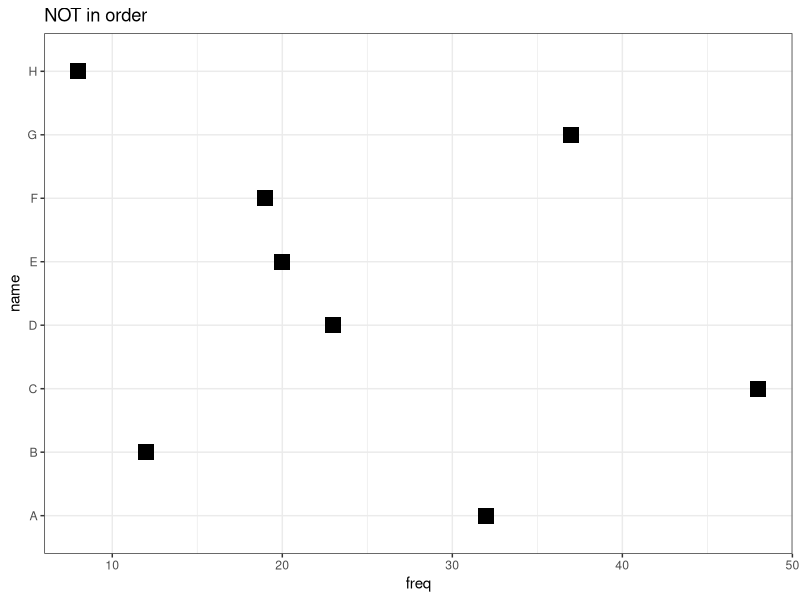
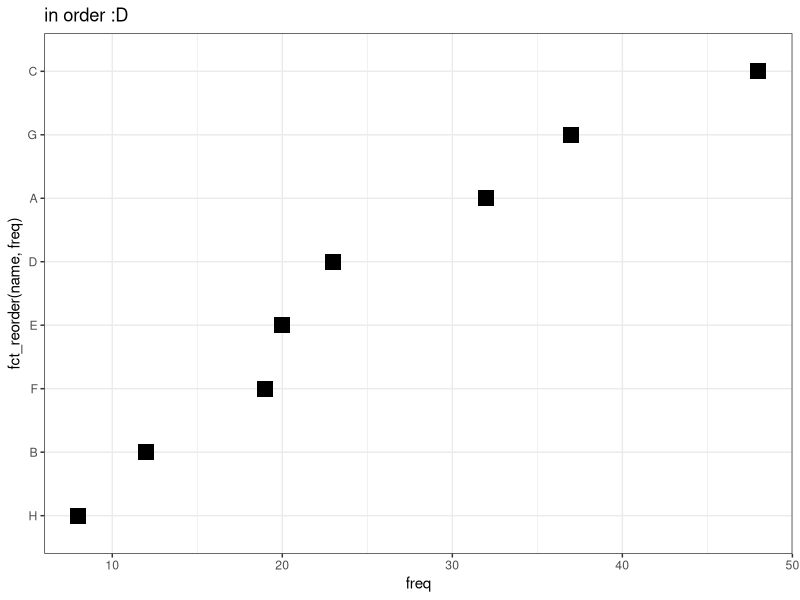
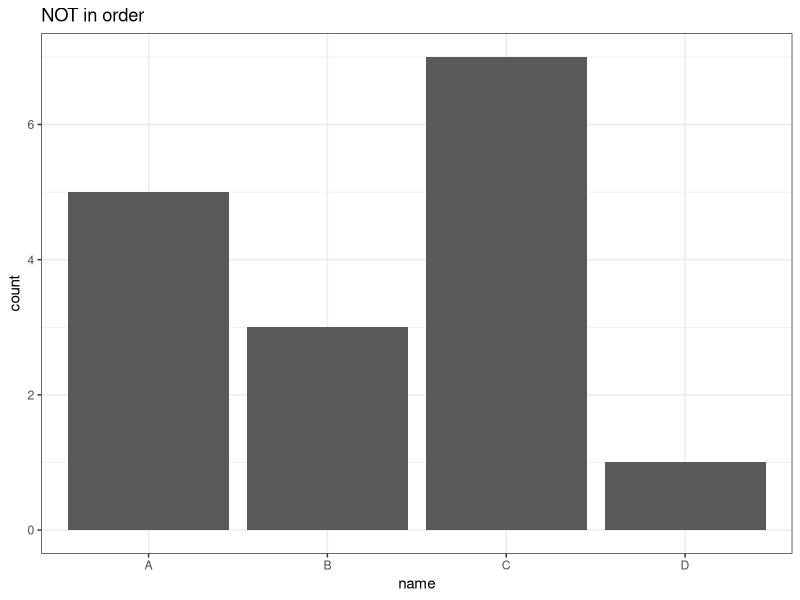
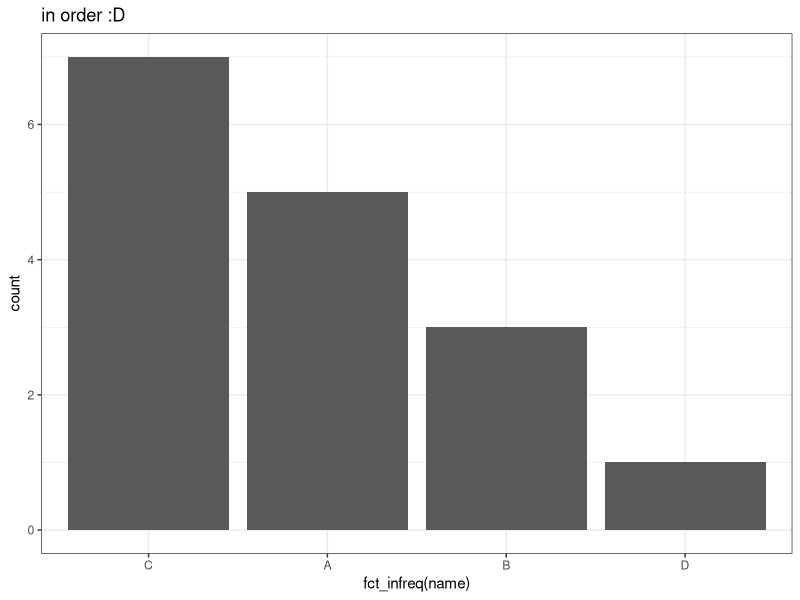
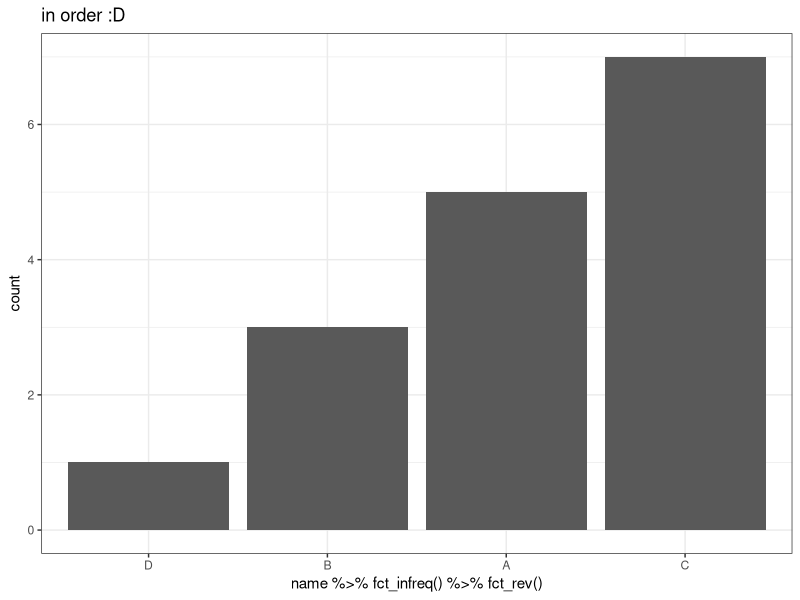

The R script that drew these images, in order:
## ---- chunk 1
library(tidyverse)
## ---- chunk 2
madeup_data <- tibble(
  name  = factor(c("A", "B", "C", "D", "E", "F", "G", "H")),
  freq =         c(32,  12,  48,  23,  20,  19,  37,  8)
)


madeup_data
madeup_data %>% 
  glimpse() # name is factor ; score is double
## ---- chunk 3
madeup_data %>% 
  ggplot(aes(x = freq, 
             y = name)) + 
  geom_point(shape = 15,
             size  = 5) +
  theme_bw() +
  labs(title = "NOT in order")




madeup_data %>% 
  ggplot(aes(x = freq, 
             y = fct_reorder(name, freq))) + 
  geom_point(shape = 15,
             size  = 5) +
  theme_bw() +
  labs(title = "in order :D")
## ---- chunk 4
madeup_data1 <- tibble(
  name  = factor(c("A", "A", "A", "A", "A", 
                   "B", "B", "B",
                   "C", "C", "C", "C", "C", "C", "C",
                   "D")))

madeup_data1 %>% 
  ggplot(aes(x = name)) + 
  geom_bar() +
  theme_bw() +
  labs(title = "NOT in order")


madeup_data1 %>% 
  ggplot(aes(x = fct_infreq(name))) + 
  geom_bar() +
  theme_bw() +
  labs(title = "in order :D")


madeup_data1 %>% 
  ggplot(aes(x = name %>% fct_infreq() %>% fct_rev())) +
  geom_bar() +
  theme_bw() +
  labs(title = "in order :D")
